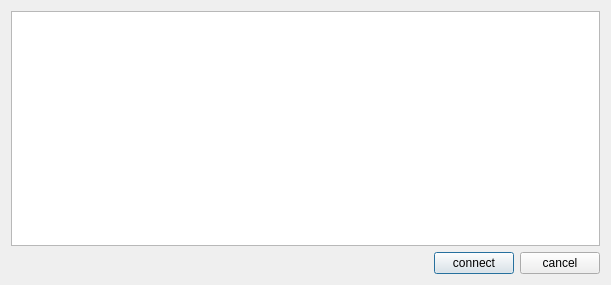
<?xml version="1.0" encoding="UTF-8"?>
<ui version="4.0">
 <class>Dialog</class>
 <widget class="QDialog" name="Dialog">
  <property name="geometry">
   <rect>
    <x>0</x>
    <y>0</y>
    <width>611</width>
    <height>285</height>
   </rect>
  </property>
  <property name="windowTitle">
   <string>Dialog</string>
  </property>
  <layout class="QHBoxLayout" name="horizontalLayout_2">
   <item>
    <layout class="QVBoxLayout" name="verticalLayout">
     <item>
      <widget class="QTableView" name="table"/>
     </item>
     <item>
      <layout class="QHBoxLayout" name="horizontalLayout">
       <item>
        <spacer name="horizontalSpacer">
         <property name="orientation">
          <enum>Qt::Horizontal</enum>
         </property>
         <property name="sizeHint" stdset="0">
          <size>
           <width>398</width>
           <height>20</height>
          </size>
         </property>
        </spacer>
       </item>
       <item>
        <widget class="QPushButton" name="connectBt">
         <property name="text">
          <string>connect</string>
         </property>
        </widget>
       </item>
       <item>
        <widget class="QPushButton" name="cancelBt">
         <property name="text">
          <string>cancel</string>
         </property>
        </widget>
       </item>
      </layout>
     </item>
    </layout>
   </item>
  </layout>
 </widget>
 <resources/>
 <connections/>
</ui>
